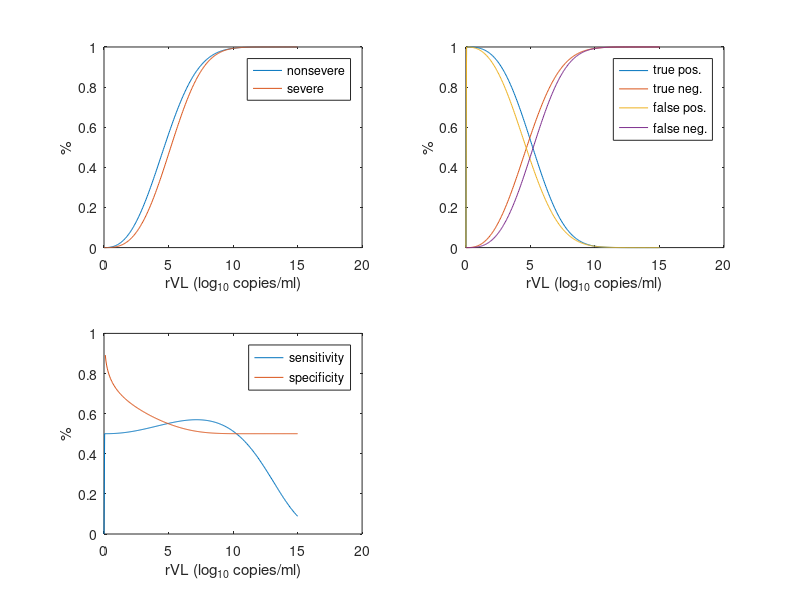

Recreate this plot in MATLAB.
%This script determines the sensitivity and specificity of prognostic 
%thresholds based URT or LRT shedding. To do so, it uses the Weibull
%cumulative density function (cdf) and then calculates true positive and
%true negative rates.

clear all
close all
clc 

x = 0:0.05:15; %rVLs from 0 to 15 log10 copies/ml

%Weibull distributions
A_NS = 5.36532; %Scale parameter for nonsevere
B_NS = 2.59011; %Shape parameter for nonsevere
A_S = 5.84757; %Scale parameter for severe
B_S = 2.98665; %Shape parameter for severe

W_NS = (B_NS/A_NS).*( (x/A_NS).^(B_NS-1) ).* ...
    exp(-((x/A_NS).^B_NS)); %Weibull pdf for nonsevere
W_S = (B_S/A_S).*( (x/A_S).^(B_S-1) ).* ...
    exp(-((x/A_S).^B_S)); %Weibull pdf for severe

cdf_NS = 1 - exp(-(x./A_NS).^B_NS); %Weibull cdf for nonsevere
cdf_S = 1 - exp(-(x./A_S).^B_S); %Weibull cdf for severe

%Initialize arrays
TP = zeros(length(x),1); %true positive
TN = zeros(length(x),1); %true negative
FP = zeros(length(x),1); %false positive
FN = zeros(length(x),1); %false negative
Sens = zeros(length(x),1); %sensitivity (true positive rate)
Spec = zeros(length(x),1); %specificity (true negative rate)
overall = zeros(length(x),1); %specificity + sensitivity

for i = 2 : length(x)
    TP(i) = 1 - cdf_S(i);
    FP(i) = 1 - cdf_NS(i);
    TN(i) = cdf_NS(i-1);
    FN(i) = cdf_S(i-1);
    Sens(i) = TP(i) / (TP(i) + FP(i));
    Spec(i) = TN(i) / (TN(i) + FN(i));
    overall(i) = Sens(i) + Spec(i);
end

output = [x(3:end-2)' Sens(3:end-2) Spec(3:end-2)];
output2 = [x(3:end-2)' TP(3:end-2) TN(3:end-2) FP(3:end-2) FN(3:end-2)];
[m,index] = max(overall);
x_max = x(index) %rVL threshold for highest overall accuracy
                 %This may not be the best threshold for prognostication,
                 %based on the relative specificity and sensitivity

%plots in case you want to visualize
subplot(2,2,1)
plot(x,cdf_NS)
hold on
plot(x,cdf_S)
xlabel('rVL (log_1_0 copies/ml)')
ylabel('%')
legend('nonsevere','severe')
hold off

subplot(2,2,2)
plot(x,TP)
hold on
plot(x,TN)
plot(x,FP)
plot(x,FN)
xlabel('rVL (log_1_0 copies/ml)')
ylabel('%')
legend('true pos.','true neg.','false pos.','false neg.')
hold off

subplot(2,2,3)
plot(x,Sens)
hold on
plot(x,Spec)
xlabel('rVL (log_1_0 copies/ml)')
ylabel('%')
legend('sensitivity','specificity')
hold off